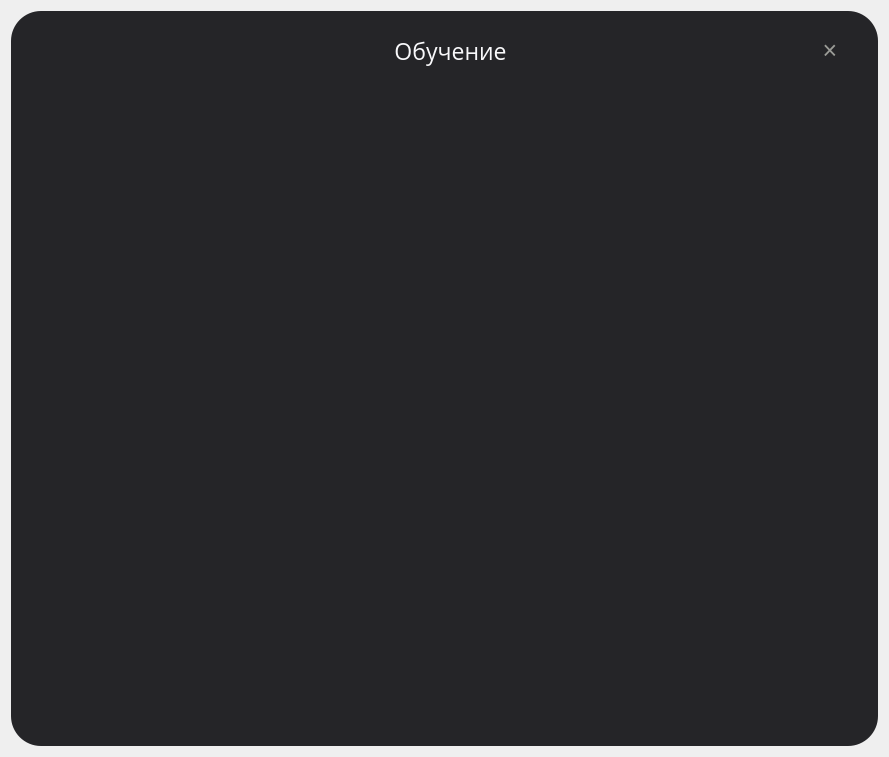
<?xml version="1.0" encoding="UTF-8"?>
<ui version="4.0">
 <class>Dialog</class>
 <widget class="QDialog" name="Dialog">
  <property name="geometry">
   <rect>
    <x>0</x>
    <y>0</y>
    <width>889</width>
    <height>757</height>
   </rect>
  </property>
  <property name="maximumSize">
   <size>
    <width>965</width>
    <height>16777215</height>
   </size>
  </property>
  <property name="windowTitle">
   <string>Dialog</string>
  </property>
  <property name="styleSheet">
   <string notr="true"/>
  </property>
  <layout class="QVBoxLayout" name="verticalLayout">
   <item>
    <widget class="QFrame" name="frame">
     <property name="maximumSize">
      <size>
       <width>867</width>
       <height>16777215</height>
      </size>
     </property>
     <property name="styleSheet">
      <string notr="true">background-color: rgb(37,37,40); border-radius: 30px;</string>
     </property>
     <property name="frameShape">
      <enum>QFrame::StyledPanel</enum>
     </property>
     <property name="frameShadow">
      <enum>QFrame::Raised</enum>
     </property>
     <layout class="QVBoxLayout" name="verticalLayout_2">
      <item>
       <widget class="QFrame" name="title_bar_guide_window">
        <property name="minimumSize">
         <size>
          <width>850</width>
          <height>60</height>
         </size>
        </property>
        <property name="maximumSize">
         <size>
          <width>850</width>
          <height>60</height>
         </size>
        </property>
        <property name="styleSheet">
         <string notr="true">background-color:None</string>
        </property>
        <property name="frameShape">
         <enum>QFrame::NoFrame</enum>
        </property>
        <property name="frameShadow">
         <enum>QFrame::Raised</enum>
        </property>
        <widget class="QFrame" name="frame_logo_2">
         <property name="geometry">
          <rect>
           <x>0</x>
           <y>0</y>
           <width>850</width>
           <height>60</height>
          </rect>
         </property>
         <property name="minimumSize">
          <size>
           <width>0</width>
           <height>60</height>
          </size>
         </property>
         <property name="maximumSize">
          <size>
           <width>850</width>
           <height>60</height>
          </size>
         </property>
         <property name="styleSheet">
          <string notr="true">border-radius-top: 5px;</string>
         </property>
         <property name="frameShape">
          <enum>QFrame::StyledPanel</enum>
         </property>
         <property name="frameShadow">
          <enum>QFrame::Raised</enum>
         </property>
         <widget class="QFrame" name="frame_space">
          <property name="geometry">
           <rect>
            <x>0</x>
            <y>0</y>
            <width>10</width>
            <height>70</height>
           </rect>
          </property>
          <property name="minimumSize">
           <size>
            <width>10</width>
            <height>70</height>
           </size>
          </property>
          <property name="maximumSize">
           <size>
            <width>10</width>
            <height>70</height>
           </size>
          </property>
          <property name="frameShape">
           <enum>QFrame::StyledPanel</enum>
          </property>
          <property name="frameShadow">
           <enum>QFrame::Raised</enum>
          </property>
         </widget>
         <widget class="QFrame" name="frame_head">
          <property name="geometry">
           <rect>
            <x>10</x>
            <y>0</y>
            <width>322</width>
            <height>51</height>
           </rect>
          </property>
          <property name="frameShape">
           <enum>QFrame::StyledPanel</enum>
          </property>
          <property name="frameShadow">
           <enum>QFrame::Raised</enum>
          </property>
          <widget class="QLabel" name="label_4">
           <property name="geometry">
            <rect>
             <x>20</x>
             <y>10</y>
             <width>300</width>
             <height>41</height>
            </rect>
           </property>
           <property name="minimumSize">
            <size>
             <width>300</width>
             <height>41</height>
            </size>
           </property>
           <property name="text">
            <string/>
           </property>
           <property name="pixmap">
            <pixmap>images/Frame_13.jpg</pixmap>
           </property>
          </widget>
         </widget>
         <widget class="QPushButton" name="btn_close_3">
          <property name="geometry">
           <rect>
            <x>790</x>
            <y>10</y>
            <width>40</width>
            <height>40</height>
           </rect>
          </property>
          <property name="minimumSize">
           <size>
            <width>20</width>
            <height>20</height>
           </size>
          </property>
          <property name="maximumSize">
           <size>
            <width>40</width>
            <height>40</height>
           </size>
          </property>
          <property name="styleSheet">
           <string notr="true">QPushButton {
	border: none;
	color: rgb(155, 156, 151);
	font-family: Ubuntu;
	font-size: 25px;
}
QPushButton:hover {
	color:rgb(234, 234, 234)
}</string>
          </property>
          <property name="text">
           <string>×</string>
          </property>
          <property name="flat">
           <bool>false</bool>
          </property>
         </widget>
         <widget class="QLabel" name="label_5">
          <property name="geometry">
           <rect>
            <x>370</x>
            <y>10</y>
            <width>121</width>
            <height>41</height>
           </rect>
          </property>
          <property name="styleSheet">
           <string notr="true">font-size : 23px; 
font-family : Open Sans;
color: #F9F9FB;</string>
          </property>
          <property name="text">
           <string>Обучение</string>
          </property>
          <property name="alignment">
           <set>Qt::AlignCenter</set>
          </property>
         </widget>
        </widget>
       </widget>
      </item>
      <item>
       <widget class="QFrame" name="frame_2">
        <property name="minimumSize">
         <size>
          <width>850</width>
          <height>0</height>
         </size>
        </property>
        <property name="maximumSize">
         <size>
          <width>850</width>
          <height>16777215</height>
         </size>
        </property>
        <property name="frameShape">
         <enum>QFrame::StyledPanel</enum>
        </property>
        <property name="frameShadow">
         <enum>QFrame::Raised</enum>
        </property>
        <widget class="QScrollArea" name="scrollArea">
         <property name="geometry">
          <rect>
           <x>0</x>
           <y>10</y>
           <width>850</width>
           <height>651</height>
          </rect>
         </property>
         <property name="minimumSize">
          <size>
           <width>850</width>
           <height>0</height>
          </size>
         </property>
         <property name="maximumSize">
          <size>
           <width>850</width>
           <height>16777215</height>
          </size>
         </property>
         <property name="verticalScrollBarPolicy">
          <enum>Qt::ScrollBarAsNeeded</enum>
         </property>
         <property name="horizontalScrollBarPolicy">
          <enum>Qt::ScrollBarAsNeeded</enum>
         </property>
         <property name="widgetResizable">
          <bool>true</bool>
         </property>
         <widget class="QWidget" name="scrollAreaWidgetContents">
          <property name="geometry">
           <rect>
            <x>0</x>
            <y>0</y>
            <width>850</width>
            <height>651</height>
           </rect>
          </property>
         </widget>
        </widget>
       </widget>
      </item>
     </layout>
    </widget>
   </item>
  </layout>
 </widget>
 <resources/>
 <connections/>
</ui>
